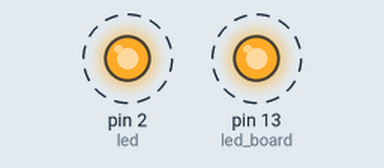
A sketch run on a simulated Arduino Uno, built with avr-gcc and run on an emulated ATmega328P. Shown: output pins drawn as LEDs (lit = HIGH). Dashed ring = blinking.

Above: at 0.15 s.
Timing chart, 0 to 3.0 s (numbered marks = the images above):
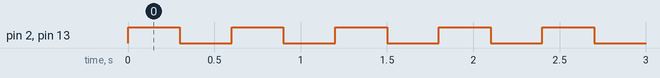

The sketch:

flash_led.ino
```cpp
int led_board = 13;
int led = 2;
int gap = 300;

void setup() {
  pinMode(led, OUTPUT);
  pinMode(led_board, OUTPUT);
}

void loop() {
  digitalWrite(led, HIGH);
  digitalWrite(led_board, HIGH);
  delay(gap);
  digitalWrite(led, LOW);
  digitalWrite(led_board, LOW);
  delay(gap);
}
```

Measured:
- by itself, pin 2 (led), pin 13 (led_board): alternates HIGH for 0.30 s and LOW for 0.30 s
